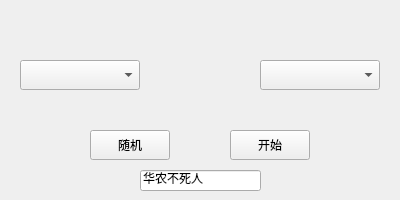
<?xml version="1.0" encoding="UTF-8"?>
<ui version="4.0">
 <class>Selectscene</class>
 <widget class="QWidget" name="Selectscene">
  <property name="geometry">
   <rect>
    <x>0</x>
    <y>0</y>
    <width>400</width>
    <height>200</height>
   </rect>
  </property>
  <property name="minimumSize">
   <size>
    <width>400</width>
    <height>200</height>
   </size>
  </property>
  <property name="maximumSize">
   <size>
    <width>400</width>
    <height>200</height>
   </size>
  </property>
  <property name="windowTitle">
   <string>Form</string>
  </property>
  <widget class="QLabel" name="background">
   <property name="geometry">
    <rect>
     <x>0</x>
     <y>0</y>
     <width>401</width>
     <height>201</height>
    </rect>
   </property>
   <property name="text">
    <string/>
   </property>
   <property name="pixmap">
    <pixmap resource="res.qrc">:/resource/select.png</pixmap>
   </property>
  </widget>
  <widget class="QComboBox" name="playerBox">
   <property name="geometry">
    <rect>
     <x>20</x>
     <y>60</y>
     <width>120</width>
     <height>30</height>
    </rect>
   </property>
  </widget>
  <widget class="QComboBox" name="rivalBox">
   <property name="geometry">
    <rect>
     <x>260</x>
     <y>60</y>
     <width>120</width>
     <height>30</height>
    </rect>
   </property>
  </widget>
  <widget class="QPushButton" name="randomBotton">
   <property name="geometry">
    <rect>
     <x>90</x>
     <y>130</y>
     <width>80</width>
     <height>30</height>
    </rect>
   </property>
   <property name="text">
    <string>随机</string>
   </property>
  </widget>
  <widget class="QPushButton" name="startButton">
   <property name="geometry">
    <rect>
     <x>230</x>
     <y>130</y>
     <width>80</width>
     <height>30</height>
    </rect>
   </property>
   <property name="text">
    <string>开始</string>
   </property>
  </widget>
  <widget class="QLineEdit" name="nameEdit">
   <property name="geometry">
    <rect>
     <x>140</x>
     <y>170</y>
     <width>121</width>
     <height>21</height>
    </rect>
   </property>
   <property name="text">
    <string>华农不死人</string>
   </property>
  </widget>
 </widget>
 <resources>
  <include location="res.qrc"/>
 </resources>
 <connections/>
</ui>
